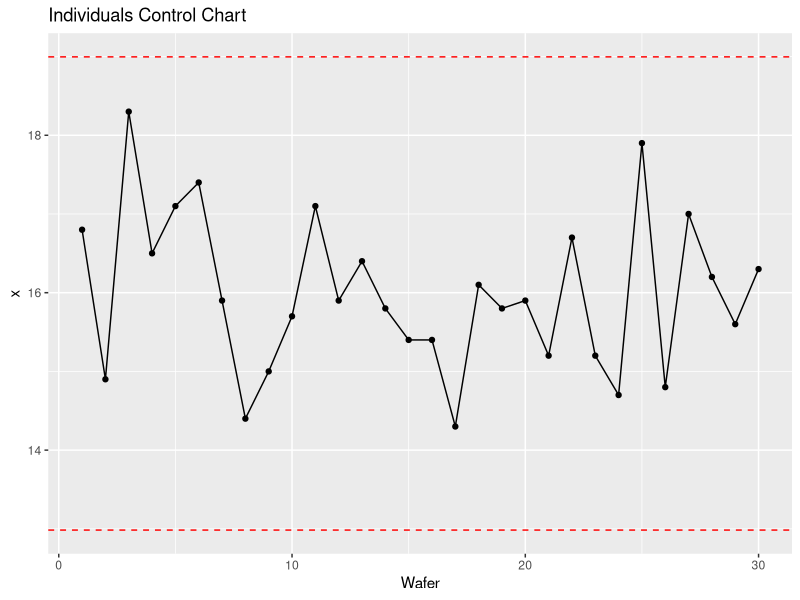
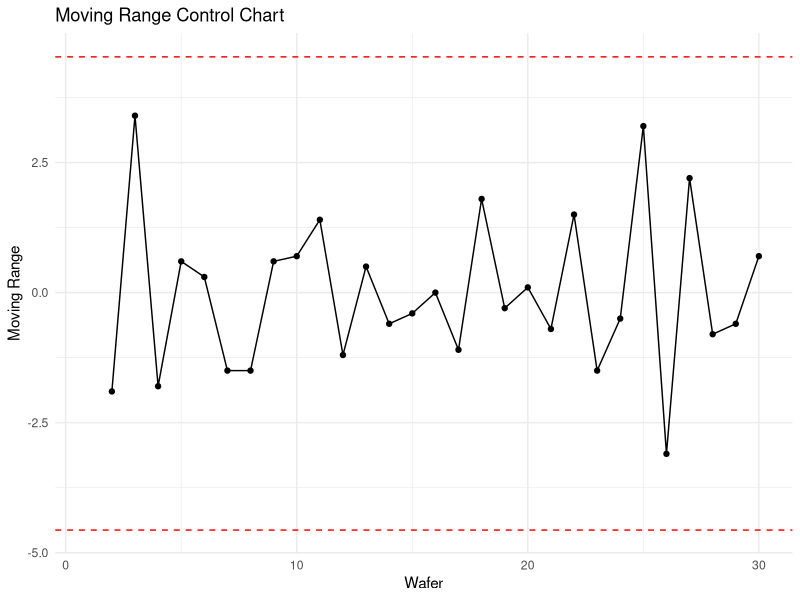

Recreate these plots in R, in order.
library(ggplot2)

# Data
wafer <- 1:30
x <- c(16.8, 14.9, 18.3, 16.5, 17.1, 17.4, 15.9, 14.4, 15.0, 15.7, 
       17.1, 15.9, 16.4, 15.8, 15.4, 15.4, 14.3, 16.1, 15.8, 15.9, 
       15.2, 16.7, 15.2, 14.7, 17.9, 14.8, 17.0, 16.2, 15.6, 16.3)

# Create a data frame
data_frame <- data.frame(Wafer = wafer, x = x)

# Calculate moving ranges
moving_ranges <- c(NA, diff(data_frame$x))

# Calculate averages and standard deviation
avg <- mean(data_frame$x)
std_dev <- sd(data_frame$x)

avgmr <- mean(moving_ranges, na.rm = TRUE)
stddevmr <- sd(moving_ranges, na.rm = TRUE)

cat("")

# Calculate UCL and LCL
ucl <- avg + 3 * std_dev
lcl <- avg - 3* std_dev

uclmr <- avgmr + 3 * stddevmr
lclmr <- avgmr - 3 * stddevmr

# Create individuals control chart
ind_chart <- ggplot(data_frame, aes(x = Wafer, y = x)) +
  geom_line() + 
  geom_point() + 
  geom_hline(yintercept = c(ucl, lcl), linetype = "dashed", color = "red") + 
  labs(title = "Individuals Control Chart",
       x = "Wafer",
       y = "x")

print(ind_chart)

# Create moving range control chart
mr_chart <- ggplot(data_frame, aes(x = Wafer, y = moving_ranges)) + 
  geom_line() + 
  geom_point() + 
  geom_hline(yintercept = c(uclmr, lclmr), linetype = "dashed", color = "red") + 
  labs(title = "Moving Range Control Chart",
       x = "Wafer",
       y = "Moving Range") + 
  theme_minimal()

print(mr_chart)
